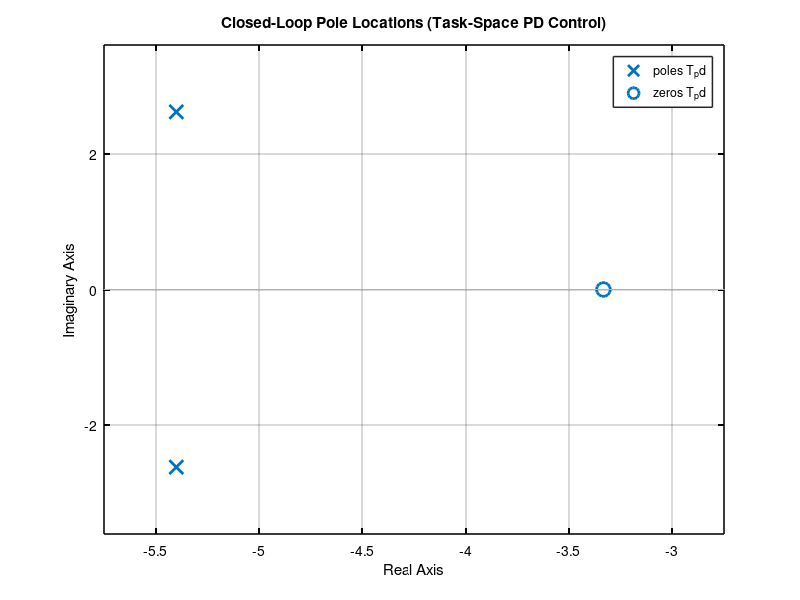
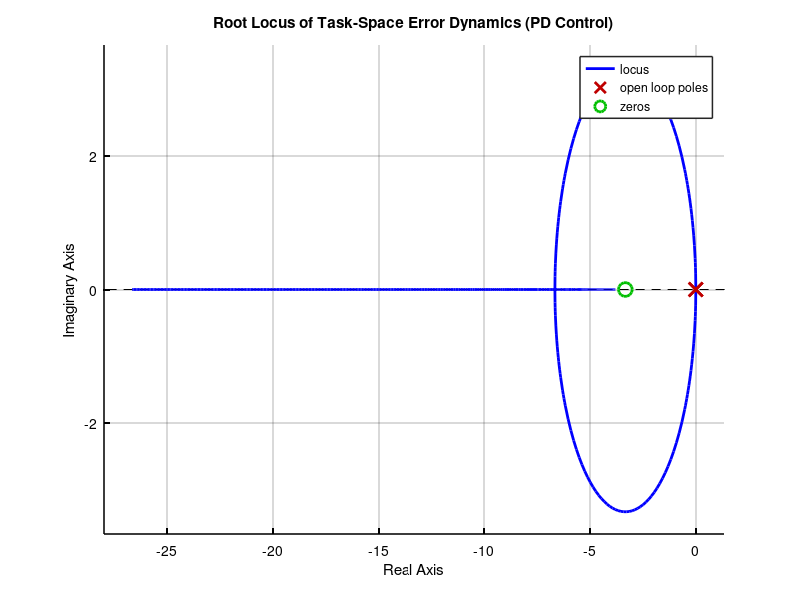
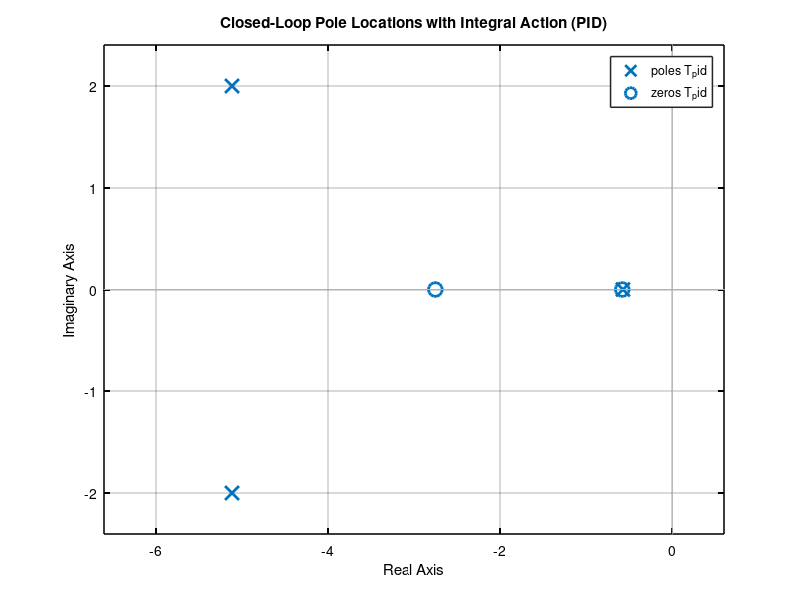

Source code (MATLAB) for these figures, in order:
%% Pole location and root locus analysis (Task-space error dynamics)
clear; clc;

% --- Global graphics settings (force white background)
set(0,'DefaultFigureColor','w');
set(0,'DefaultAxesColor','w');
set(0,'DefaultAxesXColor','k');
set(0,'DefaultAxesYColor','k');
set(0,'DefaultAxesLineWidth',1.1);
set(0,'DefaultTextColor','k');

% --- Controller parameters (same philosophy as simulation)
zeta = 0.9;
wn   = 6;          % representative natural frequency

Kp = wn^2;
Kd = 2*zeta*wn;
Ki = 0.08*wn^3;

s = tf('s');

%% ===================== PD CONTROL (SECOND-ORDER) =====================
G = 1/s^2;                 % Error dynamics plant
C_pd = Kd*s + Kp;          % PD controller

T_pd = feedback(C_pd*G,1);

% --- Pole-zero map (PD)
figure('Color','w');
axes('Color','w'); hold on;
pzmap(T_pd);
grid on;
title('Closed-Loop Pole Locations (Task-Space PD Control)');
xlabel('Real Axis'); ylabel('Imaginary Axis');

%% ===================== ROOT LOCUS (GAIN VARIATION) =====================
figure('Color','w');
axes('Color','w'); hold on;
rlocus(C_pd*G);
grid on;
title('Root Locus of Task-Space Error Dynamics (PD Control)');
xlabel('Real Axis'); ylabel('Imaginary Axis');

%% ===================== PID CONTROL (THIRD-ORDER) =====================
C_pid = Kd*s + Kp + Ki/s;
T_pid = feedback(C_pid*G,1);

% --- Pole-zero map (PID)
figure('Color','w');
axes('Color','w'); hold on;
pzmap(T_pid);
grid on;
title('Closed-Loop Pole Locations with Integral Action (PID)');
xlabel('Real Axis'); ylabel('Imaginary Axis');
